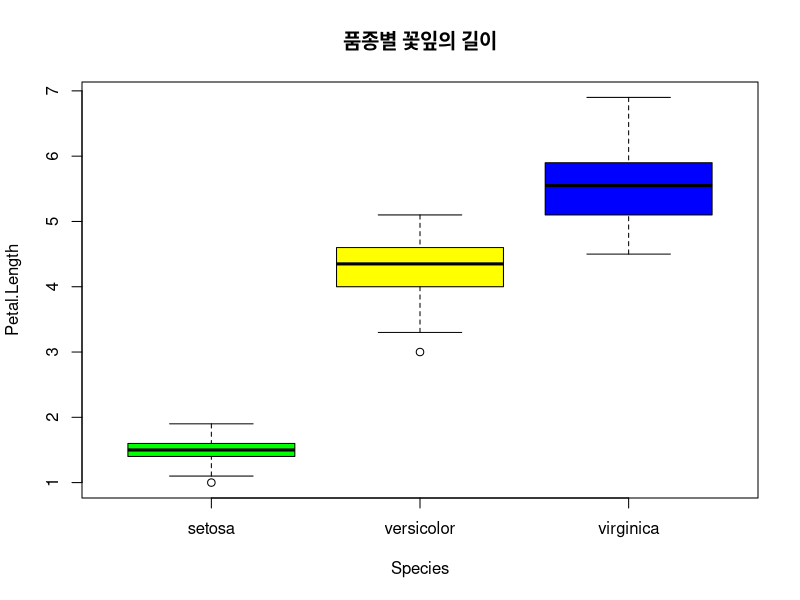
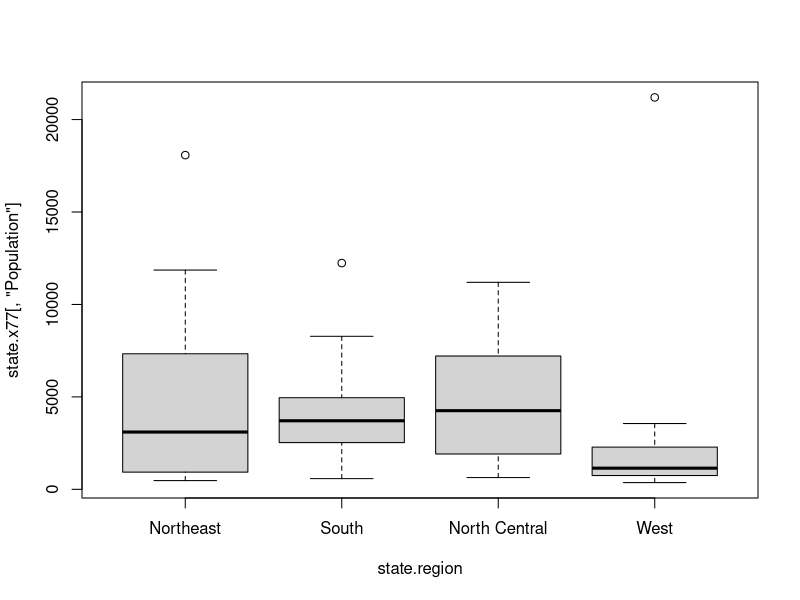

These charts were generated, in order, by the following R code:
boxplot(Petal.Length~Species,
        data=iris,
        main='품종별 꽃잎의 길이',
        col=c('green','yellow','blue'))

boxplot(state.x77[,'Population']~state.region)
#서로 다른 데이터 셋을 이용하여 그래프 그릴 수 있음